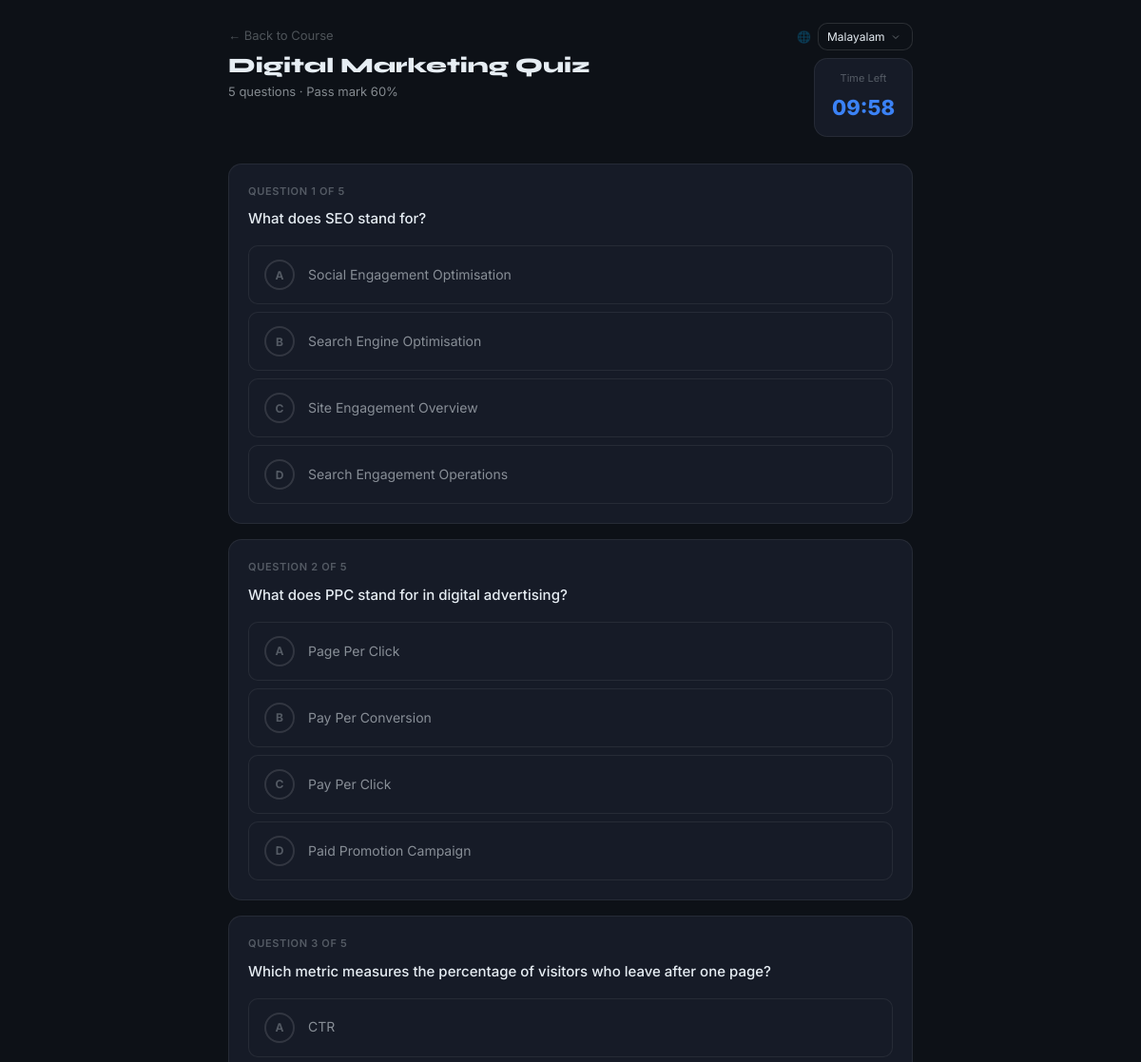
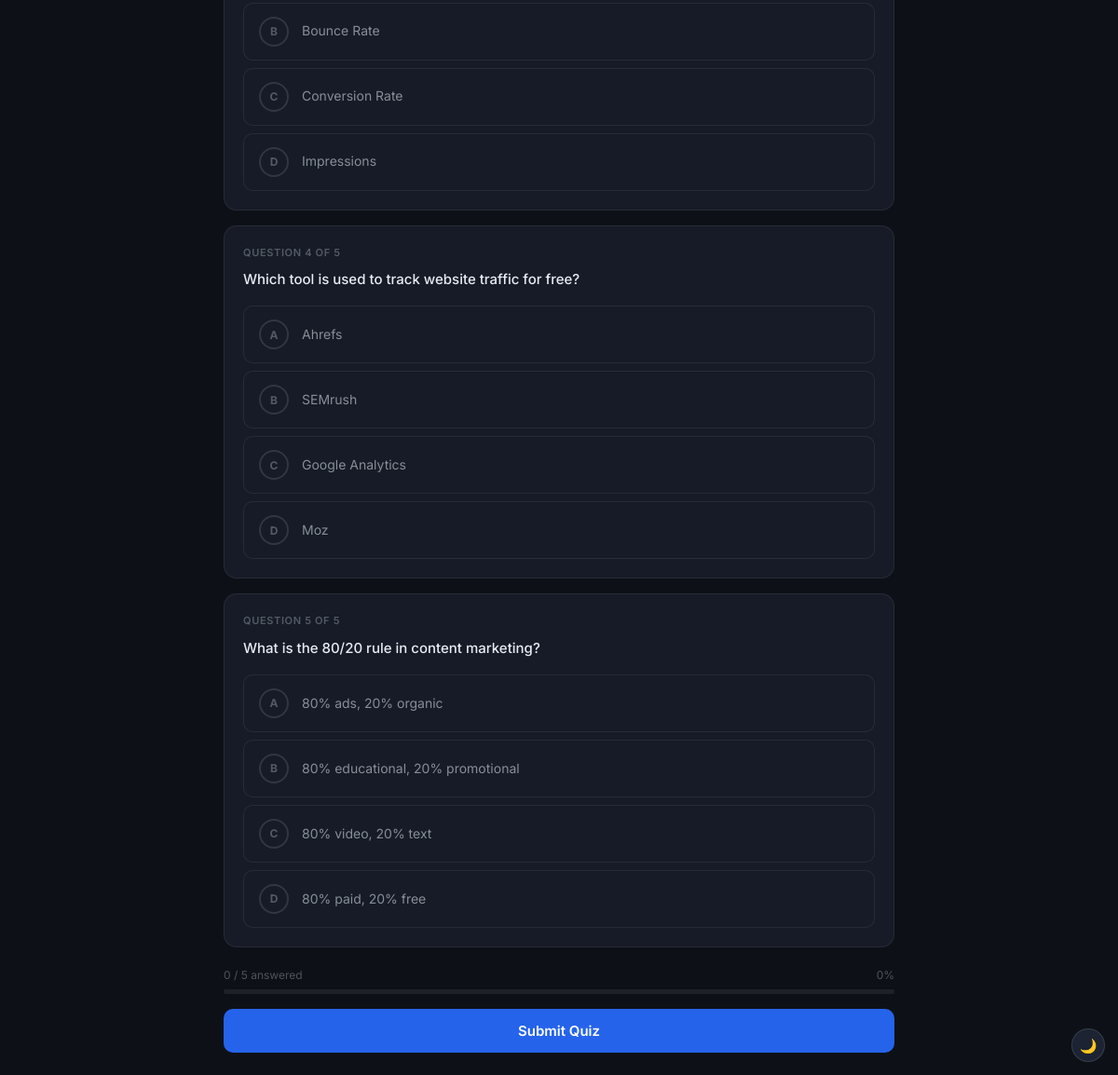
The page /quiz/2 (signed in) on the database its author committed (2 pictures, top to bottom).
### app.py (models this page shows, shortened)
class Quiz(db.Model):
    __tablename__ = "quizzes"
    id        = db.Column(db.Integer, primary_key=True)
    course_id = db.Column(db.Integer, db.ForeignKey("courses.id"), nullable=False)
    title     = db.Column(db.String(200), nullable=False)
    time_limit= db.Column(db.Integer, default=600)   # seconds
    pass_pct  = db.Column(db.Integer, default=60)    # % needed to pass
    course    = db.relationship("Course")
    questions = db.relationship("QuizQuestion", backref="quiz", lazy="dynamic", cascade="all,delete")

class User(UserMixin, db.Model):
    __tablename__ = "users"
    id            = db.Column(db.Integer, primary_key=True)
    name          = db.Column(db.String(120), nullable=False)
    email         = db.Column(db.String(120), unique=True, nullable=False)
    password_hash = db.Column(db.String(256), nullable=False)
    interest      = db.Column(db.String(80), default="Technology")
    location      = db.Column(db.String(120), default="")
    language      = db.Column(db.String(10), default="en")   # preferred language code
    joined_at     = db.Column(db.DateTime, default=datetime.utcnow)
    enrollments   = db.relationship("Enrollment", back_populates="user", lazy="dynamic")

class QuizQuestion(db.Model):
    __tablename__ = "quiz_questions"
    id           = db.Column(db.Integer, primary_key=True)
    quiz_id      = db.Column(db.Integer, db.ForeignKey("quizzes.id"), nullable=False)
    question     = db.Column(db.Text, nullable=False)
    option_a     = db.Column(db.String(300), nullable=False)
    option_b     = db.Column(db.String(300), nullable=False)
    option_c     = db.Column(db.String(300), nullable=False)
    option_d     = db.Column(db.String(300), nullable=False)
    correct      = db.Column(db.String(1), nullable=False)   # 'a','b','c','d'
    explanation  = db.Column(db.Text, default="")

### app.py (the view)
@app.route("/quiz/<int:course_id>")
@login_required
def take_quiz(course_id):
    course = Course.query.get_or_404(course_id)
    quiz   = Quiz.query.filter_by(course_id=course_id).first()
    if not quiz:
        flash("No quiz available for this course yet.", "info")
        return redirect(url_for("learn", course_id=course_id))
    questions = quiz.questions.all()
    attempts = QuizAttempt.query.filter_by(
        user_id=current_user.id, course_id=course_id
    ).order_by(QuizAttempt.attempted_at.desc()).all()
    return render_template("quiz.html", course=course, quiz=quiz,
                           questions=questions, attempts=attempts)

### app.py (called while the page is built)
@app.context_processor
def inject_lang():
    from flask_login import current_user as cu
    lang = "en"
    if cu.is_authenticated and cu.language in I18N.get("progress", {}):
        lang = cu.language
    elif cu.is_authenticated and cu.language:
        lang = cu.language if cu.language in ("en","hi","kn","ta","te") else "en"
    def t(key):
        return I18N.get(key, {}).get(lang, I18N.get(key, {}).get("en", key))
    return {"lang": lang, "t": t, "SUPPORTED_LANGUAGES": SUPPORTED_LANGUAGES}

@login_manager.user_loader
def load_user(user_id):
    return db.session.get(User, int(user_id))

### templates/quiz.html (shortened to what this page needs)
{% extends "base.html" %}
{% block content %}
<div style="min-height:100vh;background:var(--bg);padding:24px 16px;">
<div style="max-width:720px;margin:0 auto;">
  <div class="quiz-header" style="display:flex;align-items:flex-start;justify-content:space-between;gap:16px;margin-bottom:28px;flex-wrap:wrap;">
    <div>
      <a href="/learn/{{ course.id }}" style="font-size:13px;color:var(--text-faint);display:inline-block;margin-bottom:8px;">← Back to Course</a>
      <h1 style="font-size:22px;font-weight:800;margin-bottom:4px;">{{ quiz.title }}</h1>
      <p style="font-size:13px;color:var(--text-muted);">{{ questions|length }} questions · Pass mark {{ quiz.pass_pct }}%</p>
    </div>
    <div style="display:flex;flex-direction:column;gap:8px;align-items:flex-end;">
      {% if current_user.language and current_user.language != 'en' %}
      <div style="display:flex;align-items:center;gap:7px;">
        <span style="font-size:12px;color:var(--text-faint);">🌐</span>
        <select id="quiz-lang-select" onchange="translateQuiz(this.value)" class="input" style="width:auto;font-size:12px;padding:5px 28px 5px 9px;">
          {% for code,label in SUPPORTED_LANGUAGES.items() %}
          <option value="{{ code }}" {% if code==current_user.language %}selected{% endif %}>{{ label }}</option>
          {% endfor %}
        </select>
      </div>
      {% endif %}
      <div class="card-flat" style="padding:12px 18px;text-align:center;min-width:90px;" id="timer-box">
        <p style="font-size:11px;color:var(--text-faint);margin-bottom:4px;">Time Left</p>
        <p id="timer" style="font-size:22px;font-weight:800;color:var(--brand-light);">--:--</p>
      </div>
    </div>
  </div>
  <form id="quiz-form" method="POST" action="/quiz/{{ course.id }}/submit">
    <div id="questions-container" style="display:flex;flex-direction:column;gap:16px;">
      {% for q in questions %}
      <div class="card-flat" style="padding:20px;" data-qid="{{ q.id }}">
        <p style="font-size:11px;font-weight:600;color:var(--text-faint);text-transform:uppercase;letter-spacing:0.06em;margin-bottom:8px;">Question {{ loop.index }} of {{ questions|length }}</p>
        <p class="q-text" style="font-size:15px;font-weight:500;line-height:1.6;margin-bottom:16px;">{{ q.question }}</p>
        <div style="display:flex;flex-direction:column;gap:8px;">
          {% for opt, label in [('a',q.option_a),('b',q.option_b),('c',q.option_c),('d',q.option_d)] %}
          <label class="opt-label" data-name="q_{{ q.id }}" data-opt="{{ opt }}">
            <span class="opt-circle">{{ opt|upper }}</span>
            <span class="opt-text" style="font-size:14px;color:var(--text-muted);">{{ label }}</span>
          </label>
          {% endfor %}
        </div>
      </div>
      {% endfor %}
    </div>
    <div style="margin:20px 0 16px;">
      <div style="display:flex;justify-content:space-between;font-size:12px;color:var(--text-faint);margin-bottom:6px;">
        <span id="ans-count">0 / {{ questions|length }} answered</span>
        <span id="ans-pct">0%</span>
      </div>
      <div class="progress-track"><div id="quiz-bar" class="progress-fill" style="width:0;"></div></div>
    </div>
    <button type="submit" class="btn btn-primary" style="width:100%;justify-content:center;padding:14px;font-size:15px;">Submit Quiz</button>
  </form>
</div>
</div>
{% endblock %}

### static/css/style.css (style rules this page uses)
:root { --brand: #2563eb; --brand-light: #3b82f6; --brand-dim: rgba(37,99,235,0.10); --brand-border: rgba(37,99,235,0.22); --bg: #0d1117; --bg-card: #161b27; --bg-raised: #1c2333; --bg-input: #0d1117; --border: rgba(255,255,255,0.07); --border-md: rgba(255,255,255,0.12); --text: #e6edf3; --text-muted: rgba(230,237,243,0.55); --text-faint: rgba(230,237,243,0.30); --success: #10b981; --warning: #f59e0b; --danger: #ef4444; --purple: #8b5cf6; --radius-sm: 6px; --radius: 10px; --radius-lg: 14px; --shadow-sm: 0 1px 3px rgba(0,0,0,0.5); --shadow: 0 4px 12px rgba(0,0,0,0.5); --shadow-lg: 0 8px 24px rgba(0,0,0,0.6); --transition: 0.18s ease; --learn-sidebar-w: 320px; --learn-topbar-h: 52px; }
*, *::before, *::after { box-sizing: border-box; margin: 0; padding: 0; }
html { scroll-behavior: smooth; }
body { font-family: 'Inter', system-ui, sans-serif; background: var(--bg); color: var(--text); -webkit-font-smoothing: antialiased; line-height: 1.6; }
a { color: inherit; text-decoration: none; }
button { cursor: pointer; font-family: inherit; }
h1,h2,h3,h4 { font-family: 'Syne','Inter',sans-serif; line-height: 1.2; }
.card-flat { background:var(--bg-card); border:1px solid var(--border); border-radius:var(--radius-lg); }
.btn { display:inline-flex; align-items:center; gap:7px; padding:9px 18px; border-radius:var(--radius); font-weight:600; font-size:14px; font-family:inherit; border:none; transition:all var(--transition); white-space:nowrap; }
.btn-primary { background:var(--brand); color:#fff; }
.input { width:100%; background:var(--bg-input); border:1px solid var(--border-md); border-radius:var(--radius); padding:9px 13px; font-size:14px; font-family:inherit; color:var(--text); transition:border-color var(--transition), box-shadow var(--transition); outline:none; }
.input::placeholder { color:var(--text-faint); }
select.input { appearance:none; background-repeat:no-repeat; background-position:right 11px center; padding-right:34px; }
.progress-track { height:5px; background:rgba(255,255,255,0.07); border-radius:99px; overflow:hidden; }

### templates/quiz.html (style rules this page uses)
.opt-label { display:flex;align-items:center;gap:14px;padding:14px 16px;border-radius:var(--radius);border:1px solid var(--border);background:var(--bg-card);cursor:pointer;transition:all var(--transition); }
.opt-circle { width:32px;height:32px;border-radius:50%;border:2px solid var(--border-md);display:flex;align-items:center;justify-content:center;font-size:12px;font-weight:700;color:var(--text-faint);flex-shrink:0;transition:all var(--transition); }

### rows shown on the page
Quiz: title "Digital Marketing Quiz", pass_pct "60"
User: language "Malayalam"
QuizQuestion: questions "5", question "What does SEO stand for?", opt "A", option_a "Social Engagement Optimisation", correct "B", option_b "Search Engine Optimisation", opt "C", option_c "Site Engagement Overview", opt "D", option_d "Search Engagement Operations"
QuizQuestion: questions "5", question "What does PPC stand for in digital advertising?", opt "A", option_a "Page Per Click", opt "B", option_b "Pay Per Conversion", correct "C", option_c "Pay Per Click", opt "D", option_d "Paid Promotion Campaign"
QuizQuestion: questions "5", question "Which metric measures the percentage of visitors who leave after one page?", opt "A", option_a "CTR", correct "B", option_b "Bounce Rate", opt "C", option_c "Conversion Rate", opt "D", option_d "Impressions"
QuizQuestion: questions "5", question "Which tool is used to track website traffic for free?", opt "A", option_a "Ahrefs", opt "B", option_b "SEMrush", correct "C", option_c "Google Analytics", opt "D", option_d "Moz"
QuizQuestion: questions "5", question "What is the 80/20 rule in content marketing?", opt "A", option_a "80% ads, 20% organic", correct "B", option_b "80% educational, 20% promotional", opt "C", option_c "80% video, 20% text", opt "D", option_d "80% paid, 20% free"

### other values the page prints
{{ questions|length }} "5"
